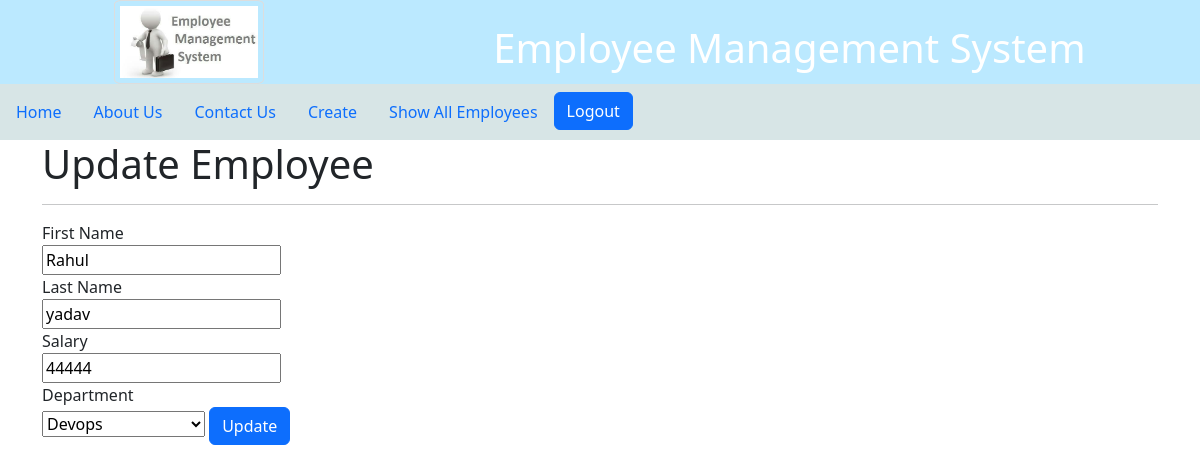
The page /update_emp/32 (signed in) on the database its author committed.
### manage_app/models.py (models this page shows, shortened)
class Employee(models.Model):
     first_name = models.CharField(max_length=5, null=False, blank=False )
     last_name = models.CharField(max_length=100, null=False , blank=False)
     salary = models.IntegerField(0)
     dept = models.ForeignKey(Department , on_delete = models.CASCADE)

### manage_app/views.py (the view)
# urls.py: path('update_emp/<int:emp_id>', views.update_emp, name ='update_emp'),
@login_required(login_url='/login/')
def update_emp(request, emp_id):
    emp = Employee.objects.get(pk= emp_id)
    depts = Department.objects.all()
    context = {
        'emp': emp,
        'selected_dept':emp.dept,
        'all_dept':depts
    }
    print(emp.dept, depts )
    return render(request, 'update_emp/update_emp.html',context)

### manage_app/models.py (called while the page is built)
      def __str__(self):
         return self.name

### manage_app/templates/update_emp/update_emp.html (shortened to what this page needs)
{% extends 'base.html'%}
{%load static %}
{%block container%}
<h1>Update Employee</h1>
            <hr>
            <form action="/do_update_emp/{{emp.id}}" method="post">
                <label for="first_name">First Name</label><br>
                    <input type="text" id="first_name" name="first_name" value="{{ emp.first_name }}"><br>
                    <label for="last_name">Last Name</label><br>
                    <input type="text" id="last_name" name="last_name" value="{{ emp.last_name }}"><br>
                    <label for="salary">Salary</label><br>
                    <input type="number" id="salary" name="salary" value="{{ emp.salary }}"><br>
                    <label for="dept">Department</label><br>
                      <select id="dept" name="dept"  >
                        {% for dept in all_dept %}
                        <option value="{{ dept.pk }}" {% if dept == selected_dept %} selected{% endif %}>
                          {{ dept.name }}
                      </option>
                        {% endfor %}
                      </select>
                      <a href="all_emp.html"><button type="submit" class="btn btn-primary">Update</button></a>
                    </form>
{%endblock%}
<!-- {% load static %}

### manage_app/static/css/home.css (style rules this page uses)
body { background:grey;color: black; }

### rows shown on the page
Employee: first_name "Rahul", last_name "yadav", salary "44444"

### other values the page prints
form field dept "Devops"
